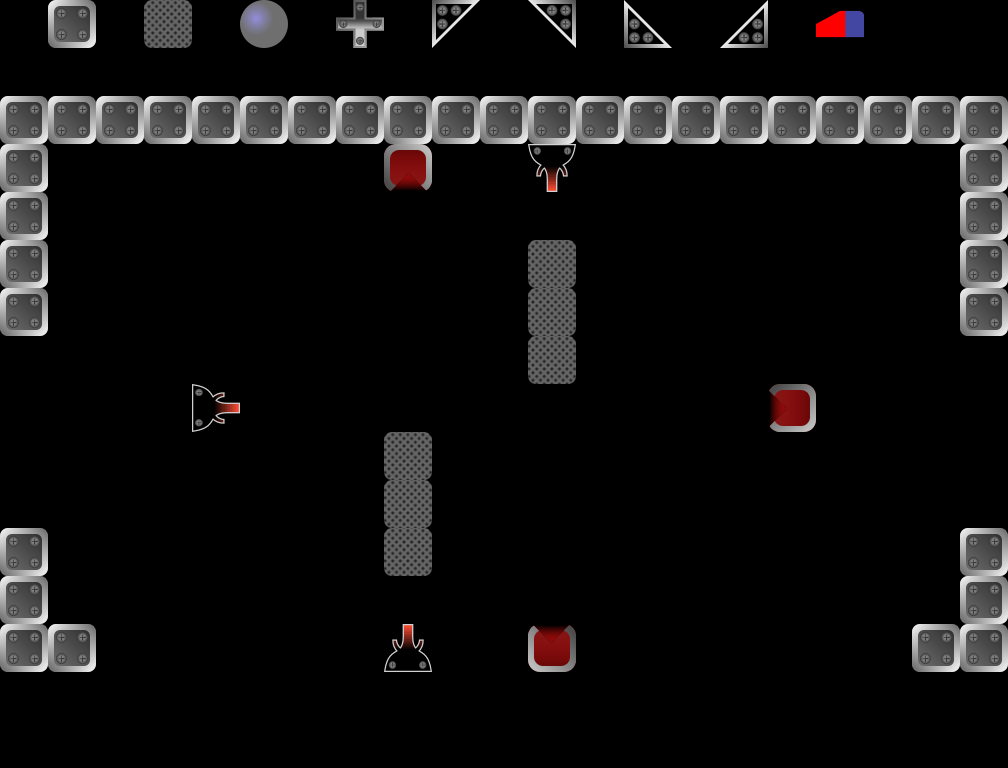

A level layout from a 2D game, rendered from its tile map. Below: a short description, then the map file with its tile-grid data intact:
An orthogonal 21x16 tile map with 48x48 px tiles, 2 tile layers (Blocks, Info), 1 hidden layer not drawn.

<map version="1.10" tiledversion="1.10.2" orientation="orthogonal" renderorder="right-down" width="21" height="16" tilewidth="48" tileheight="48" infinite="0" nextlayerid="8" nextobjectid="1">
 <editorsettings>
  <export target="level-03.json" format="json" />
 </editorsettings>
 <tileset firstgid="1" name="tileset" tilewidth="48" tileheight="48" tilecount="18" columns="18">
  <image source="../../public/assets/tileset.png" width="864" height="48" />
  <tile id="0" type="BlockingBlock" />
  <tile id="1" type="Cross" />
  <tile id="2" type="BallMirror" />
  <tile id="3" type="BottomLeftMirror" />
  <tile id="4" type="BottomRightMirror" />
  <tile id="5" type="TopLeftMirror" />
  <tile id="6" type="TopRightMirror" />
  <tile id="7" type="TimedBlock" />
  <tile id="8" type="LaserStartDown" />
  <tile id="9" type="LaserStartLeft" />
  <tile id="10" type="LaserStartRight" />
  <tile id="11" type="LaserStartUp" />
  <tile id="12" type="TargetUp" />
  <tile id="13" type="TargetRight" />
  <tile id="14" type="TargetDown" />
  <tile id="15" type="TargetLeft" />
  <tile id="17" type="Eraser" />
 </tileset>
 <layer id="2" name="Blocks" width="21" height="16">
  <data encoding="csv">
0,0,0,0,0,0,0,0,0,0,0,0,0,0,0,0,0,0,0,0,0,
0,0,0,0,0,0,0,0,0,0,0,0,0,0,0,0,0,0,0,0,0,
1,1,1,1,1,1,1,1,1,1,1,1,1,1,1,1,1,1,1,1,1,
1,0,0,0,0,0,0,0,15,0,0,9,0,0,0,0,0,0,0,0,1,
1,0,0,0,0,0,0,0,0,0,0,0,0,0,0,0,0,0,0,0,1,
1,0,0,0,0,0,0,0,0,0,0,8,0,0,0,0,0,0,0,0,1,
1,0,0,0,0,0,0,0,0,0,0,8,0,0,0,0,0,0,0,0,1,
0,0,0,0,0,0,0,0,0,0,0,8,0,0,0,0,0,0,0,0,0,
0,0,0,0,11,0,0,0,0,0,0,0,0,0,0,0,16,0,0,0,0,
0,0,0,0,0,0,0,0,8,0,0,0,0,0,0,0,0,0,0,0,0,
0,0,0,0,0,0,0,0,8,0,0,0,0,0,0,0,0,0,0,0,0,
1,0,0,0,0,0,0,0,8,0,0,0,0,0,0,0,0,0,0,0,1,
1,0,0,0,0,0,0,0,0,0,0,0,0,0,0,0,0,0,0,0,1,
1,1,0,0,0,0,0,0,12,0,0,13,0,0,0,0,0,0,0,1,1,
0,0,0,0,0,0,0,0,0,0,0,0,0,0,0,0,0,0,0,0,0,
0,0,0,0,0,0,0,0,0,0,0,0,0,0,0,0,0,0,0,0,0
</data>
 </layer>
 <layer id="5" name="Info" width="21" height="16">
  <properties>
   <property name="BallMirror" type="int" value="0" />
   <property name="BlockingBlock" type="int" value="2" />
   <property name="BottomLeftMirror" type="int" value="0" />
   <property name="BottomRightMirror" type="int" value="0" />
   <property name="Cross" type="int" value="2" />
   <property name="LevelName" value="Crossing" />
   <property name="MaxItems" type="int" value="2" />
   <property name="TimedBlock" type="int" value="2" />
   <property name="TopLeftMirror" type="int" value="0" />
   <property name="TopRightMirror" type="int" value="0" />
  </properties>
  <data encoding="csv">
0,1,0,8,0,3,0,2,0,5,0,4,0,7,0,6,0,18,0,0,0,
0,0,0,0,0,0,0,0,0,0,0,0,0,0,0,0,0,0,0,0,0,
0,0,0,0,0,0,0,0,0,0,0,0,0,0,0,0,0,0,0,0,0,
0,0,0,0,0,0,0,0,0,0,0,0,0,0,0,0,0,0,0,0,0,
0,0,0,0,0,0,0,0,0,0,0,0,0,0,0,0,0,0,0,0,0,
0,0,0,0,0,0,0,0,0,0,0,0,0,0,0,0,0,0,0,0,0,
0,0,0,0,0,0,0,0,0,0,0,0,0,0,0,0,0,0,0,0,0,
0,0,0,0,0,0,0,0,0,0,0,0,0,0,0,0,0,0,0,0,0,
0,0,0,0,0,0,0,0,0,0,0,0,0,0,0,0,0,0,0,0,0,
0,0,0,0,0,0,0,0,0,0,0,0,0,0,0,0,0,0,0,0,0,
0,0,0,0,0,0,0,0,0,0,0,0,0,0,0,0,0,0,0,0,0,
0,0,0,0,0,0,0,0,0,0,0,0,0,0,0,0,0,0,0,0,0,
0,0,0,0,0,0,0,0,0,0,0,0,0,0,0,0,0,0,0,0,0,
0,0,0,0,0,0,0,0,0,0,0,0,0,0,0,0,0,0,0,0,0,
0,0,0,0,0,0,0,0,0,0,0,0,0,0,0,0,0,0,0,0,0,
0,0,0,0,0,0,0,0,0,0,0,0,0,0,0,0,0,0,0,0,0
</data>
 </layer>
 <layer id="7" name="SelectionArea" width="21" height="16" visible="0" locked="1">
  <data encoding="csv">
0,0,0,0,0,0,0,0,0,0,0,0,0,0,0,0,0,0,0,0,0,
0,0,0,0,0,0,0,0,0,0,0,0,0,0,0,0,0,0,0,0,0,
8,8,8,8,8,8,8,8,8,8,8,8,8,8,8,8,8,8,8,8,8,
8,8,8,8,8,8,8,8,8,8,8,8,8,8,8,8,8,8,8,8,8,
8,8,8,8,8,8,8,8,8,8,8,8,8,8,8,8,8,8,8,8,8,
8,8,8,8,8,8,8,8,8,8,8,8,8,8,8,8,8,8,8,8,8,
8,8,8,8,8,8,8,8,8,8,8,8,8,8,8,8,8,8,8,8,8,
8,8,8,8,8,8,8,8,8,8,8,8,8,8,8,8,8,8,8,8,8,
8,8,8,8,8,8,8,8,8,8,8,8,8,8,8,8,8,8,8,8,8,
8,8,8,8,8,8,8,8,8,8,8,8,8,8,8,8,8,8,8,8,8,
8,8,8,8,8,8,8,8,8,8,8,8,8,8,8,8,8,8,8,8,8,
8,8,8,8,8,8,8,8,8,8,8,8,8,8,8,8,8,8,8,8,8,
8,8,8,8,8,8,8,8,8,8,8,8,8,8,8,8,8,8,8,8,8,
8,8,8,8,8,8,8,8,8,8,8,8,8,8,8,8,8,8,8,8,8,
0,0,0,0,0,0,0,0,0,0,0,0,0,0,0,0,0,0,0,0,0,
0,0,0,0,0,0,0,0,0,0,0,0,0,0,0,0,0,0,0,0,0
</data>
 </layer>
</map>
